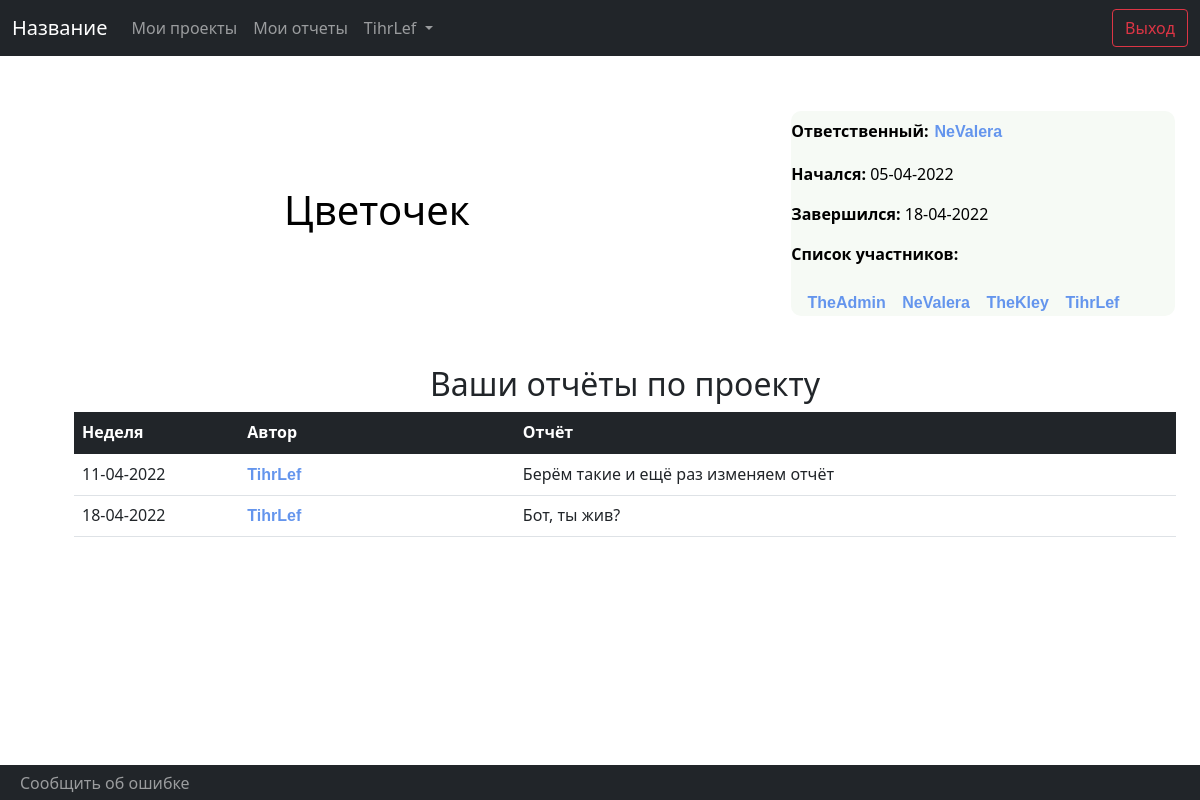
The page /TeleBot/project/2 (signed in) on the database its author committed.
### Users/models.py (models this page shows, shortened)
class User(AbstractUser):
	ROLES = (
		('Unverified', 'Unverified'),
		('Verified', 'Verified'),
		('Administrator', 'Administrator'),
		('Archived', 'Archived'),
   )
	personal_token = models.UUIDField(default=uuid.uuid4, help_text="Unique ID for this particular book across whole library")
	telegram_id = models.BigIntegerField(primary_key=True, unique=True)
	role = models.CharField(max_length=50, choices = ROLES, null='Unverified')
	def __str__(self):
		return self.username
	def get_absolute_url(self):
		return reverse('user-detail', args=[str(self.telegram_id)])
	def is_verified(self):
		return (self.is_active) or (self.is_staff)

### Projects/models.py (models this page shows, shortened)
class Project(models.Model):
	name = models.TextField(unique = True, max_length=200)
	start_date = models.DateField(default = datetime.now, null=True, blank=True)
	end_date = models.DateField(null=True, blank=True)
	users = models.ManyToManyField(User)
	responsible_user = models.ForeignKey(User, related_name="responsible", on_delete=models.SET_NULL, null=True)
	def status(self):
		if not self.start_date or date.today()< self.start_date:
			return 'Не начался'
		if self.end_date is None or self.start_date <= date.today() < self.end_date:
			return 'В процессе'
		if date.today() >= self.end_date:
			return 'Завершился'

### Reports/models.py (models this page shows, shortened)
class Report(models.Model):
	user = models.ForeignKey(User, on_delete=models.SET_NULL, null=True)
	project = models.ForeignKey(Project, on_delete=models.SET_NULL, null=True)
	report_date = models.DateField(default = date.today)
	message = models.TextField(max_length=1000, help_text="Write any additional comments")

### Projects/views.py (the view)
# urls.py: urlpatterns += [re_path(r'^project/(?P<pk>\d+)$', Projects.views.project_detail, name='project-detail'),]
@user_passes_test(User.is_verified)
def project_detail(request,pk):
	try:
		project=Project.objects.get(pk=pk)
	except Project.DoesNotExist:
		raise Http404("Такого проекта не существует!")
	if request.user.is_staff or request.user in project.users.all():
		if request.user.is_staff or request.user == project.responsible_user:
			reports = project.report_set.all()
		else:
			reports = project.report_set.all().filter(user=request.user)
		return render(
			request,
			'Projects/project_detail.html',
			context={'project':project, 'reports':reports}
		)
	else:
		return HttpResponseRedirect(reverse('projects'))

### TeleBot/templates/Projects/project_detail.html (shortened to what this page needs)
{% extends "base_generic.html" %}
{% block head %}
{% load static %}
{% endblock %}
{% block content %}
	<table class="table-success" width = 100% >
		<tr class="table-success">
			<td class="table-success" width = 55%>
				<h1 align = center>{{ project.name }} </h1>
			</td>
			<td class="table-success" width = 10%></td>
			<td class="table-success" width = 35% >
            <div style="background:#f6faf5;border-radius: 10px;">
				<p><strong> Ответственный:</strong><big><big> </big></big><a class = "mya" href="{{ project.responsible_user.get_absolute_url }}">{{ project.responsible_user }}</a></p>
				<p><strong>
					{% if project.status == "Не начался" %} Начнётся:
					{% else %} Начался:
					{% endif %}
				</strong>{{ project.start_date|date:'d-m-Y'}}</p>
				<p><strong>
					{% if project.status == "Завершился" %} Завершился:
					{% else %} Завершится:
					{% endif %}
				</strong> {{ project.end_date|date:'d-m-Y'}}</p>
				<p><strong>Список участников:</strong></p> <big><big>  </big></big>
				{% for user in project.users.all %}
					<a class = "mya" href="{{ user.get_absolute_url }}">{{user.username}}</a>
				{% endfor %}
			</td>
		</tr>
	</table>
	<br><br>
    <h2 align = center>{% if user.is_staff or user == project.responsible_user %}Все{% else %}Ваши{% endif %} отчёты по проекту</h2>
	{% if reports %}
	<table  width = 85% cellspacing="0"  id="myTable" class="table">
    <thead class="table-dark">
		<tr>
			<th width = 15% onclick="sortTable(0)">Неделя</th>
			<th width = 25% onclick="sortTable(1)">Автор</th>
			<th width = 70% onclick="sortTable(2)">Отчёт</th>
		</tr>
        </thead>
        <tbody>
    {% for report in reports %}
		<tr>
			<td>{{report.report_date|date:'d-m-Y'}}</td>
			<td><a class = "mya" href="{{ report.user.get_absolute_url }}">{{report.user}}</a>
			<td>{{report.message}}</ul>
		<tr>
	{% endfor %}
    </tbody>
	</table>
	{% else %}
	<br><br><br>
	<h3 align = center>нет отчётов</h3>
	{% endif %}
{% endblock %}

### TeleBot/templates/base_generic.html (shortened to what this page needs)
<!doctype html>
<html lang="ru">
<head>
  <link href="https://cdn.jsdelivr.net/npm/bootstrap@5.1.3/dist/css/bootstrap.min.css" rel="stylesheet">
 {% load static %}
</head>
<body>
 <nav class="navbar navbar-expand-md fixed-top navbar-dark bg-dark" >
 	<div class="container-fluid">
    <a href="" class="navbar-brand">
    Название
    </a>
    <div class="collapse navbar-collapse" id="navbarContent">
    <ul class="navbar-nav mr-auto mt-2 mt-lg-0">
    {%if request.user.is_staff%}
    <li class="nav-item">
    <a href="{% url 'projects'%}" class="nav-link">Проекты</a>
    </li>
    <li class="nav-item">
    <a href="{% url 'reports'%}" class="nav-link">Отчеты</a>
    </li>
    <li class="nav-item">
    <a href="{% url 'users'%}" class="nav-link">Пользователи</a>
    </li>
    {%else%}
    <li class="nav-item">
    <a href="{% url 'projects'%}" class="nav-link">Мои проекты</a>
    </li>
    <li class="nav-item">
    <a href="{% url 'reports'%}" class="nav-link">Мои отчеты</a>
    </li>
    {%endif%}
     <li class="nav-item dropdown">
          <a class="nav-link dropdown-toggle" href="{{user.get_absolute_url}}" id="navbarDarkDropdownMenuLink" role="button" data-bs-toggle="dropdown" aria-expanded="false">
          {{request.user.username}}
          </a>
        </li>
    </ul>
    </div>
    <form class="form-inline my-2 my-lg-0">
      <button class="btn btn-outline-danger my-2 my-sm-0" type="button" data-bs-toggle="modal" data-bs-target="#staticBackdrop">Выход</button>
    </form>
    </div>
 </nav>
<div id="main">
  {% block content %} {% endblock %}
</div>
<nav class="navbar navbar-expand-md bg-dark navbar-dark fixed-bottom" style=" padding: 0 !important; height:35px;">
<div class="container-fluid">
    <div class="pull-right">
    	<ul class="navbar-nav">
    	<li class="nav-item">
    		<a href="" class="nav-link">Сообщить об ошибке</a>
    	</li>
    	</ul>
    </div>
    </div>
</nav>
</body>
</html>

### TeleBot/templates/Projects/project_detail.html (style rules this page uses)
.table thead tr th:first-child, .table tbody tr td:first-child { border-left: 0px solid #21145e; }
.table thead tr th:last-child, .table tbody tr td:last-child { border-right: 0px solid #21145e; }
.table tbody tr:nth-child(even) { background: #f2f5fc; }
a.mya { font-family:Arial; font-weight: bold; text-decoration: none; color:#6495ed; }

### rows shown on the page
User: user.username "TihrLef", username "TihrLef"
Project: name "Цветочек", responsible_user "NeValera", start_date "05-04-2022", end_date "18-04-2022"
User: username "TheAdmin"
User: username "NeValera"
User: username "TheKley"
Report: report_date "11-04-2022", user "TihrLef", message "Берём такие и ещё раз изменяем отчёт"
Report: report_date "18-04-2022", user "TihrLef", message "Бот, ты жив?"
